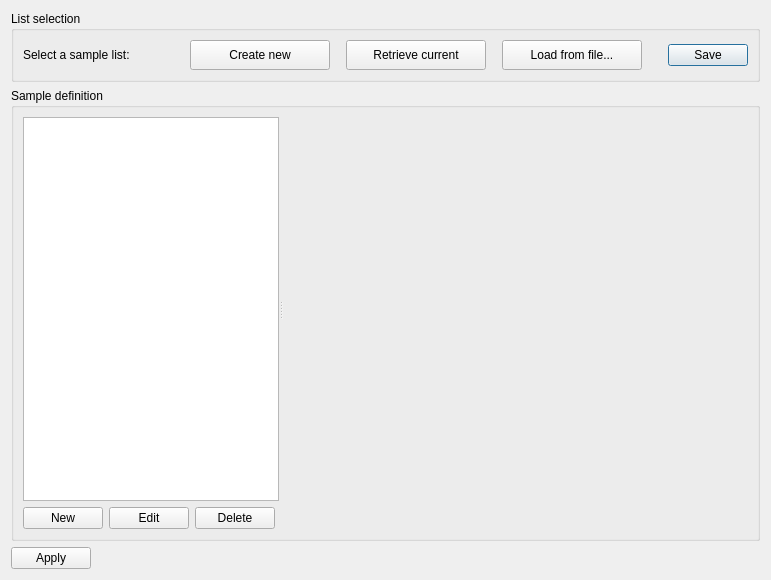
<?xml version="1.0" encoding="UTF-8"?>
<ui version="4.0">
 <class>Dialog</class>
 <widget class="QWidget" name="Dialog">
  <property name="geometry">
   <rect>
    <x>0</x>
    <y>0</y>
    <width>771</width>
    <height>580</height>
   </rect>
  </property>
  <property name="windowTitle">
   <string>Dialog</string>
  </property>
  <layout class="QVBoxLayout" name="verticalLayout">
   <item>
    <widget class="QGroupBox" name="fileGroup">
     <property name="title">
      <string>List selection</string>
     </property>
     <layout class="QHBoxLayout" name="horizontalLayout">
      <item>
       <widget class="QLabel" name="label">
        <property name="text">
         <string>Select a sample list:</string>
        </property>
       </widget>
      </item>
      <item>
       <spacer name="horizontalSpacer_4">
        <property name="orientation">
         <enum>Qt::Horizontal</enum>
        </property>
        <property name="sizeType">
         <enum>QSizePolicy::Expanding</enum>
        </property>
        <property name="sizeHint" stdset="0">
         <size>
          <width>60</width>
          <height>20</height>
         </size>
        </property>
       </spacer>
      </item>
      <item>
       <widget class="QPushButton" name="createBtn">
        <property name="minimumSize">
         <size>
          <width>140</width>
          <height>30</height>
         </size>
        </property>
        <property name="text">
         <string>Create new</string>
        </property>
        <property name="icon">
         <iconset resource="../../../resources/nicos-gui.qrc">
          <normaloff>:/new</normaloff>:/new</iconset>
        </property>
       </widget>
      </item>
      <item>
       <spacer name="horizontalSpacer">
        <property name="orientation">
         <enum>Qt::Horizontal</enum>
        </property>
        <property name="sizeType">
         <enum>QSizePolicy::Fixed</enum>
        </property>
        <property name="sizeHint" stdset="0">
         <size>
          <width>10</width>
          <height>20</height>
         </size>
        </property>
       </spacer>
      </item>
      <item>
       <widget class="QPushButton" name="retrieveBtn">
        <property name="minimumSize">
         <size>
          <width>140</width>
          <height>30</height>
         </size>
        </property>
        <property name="text">
         <string>Retrieve current</string>
        </property>
        <property name="icon">
         <iconset resource="../../../resources/nicos-gui.qrc">
          <normaloff>:/up</normaloff>:/up</iconset>
        </property>
       </widget>
      </item>
      <item>
       <spacer name="horizontalSpacer_5">
        <property name="orientation">
         <enum>Qt::Horizontal</enum>
        </property>
        <property name="sizeType">
         <enum>QSizePolicy::Fixed</enum>
        </property>
        <property name="sizeHint" stdset="0">
         <size>
          <width>10</width>
          <height>20</height>
         </size>
        </property>
       </spacer>
      </item>
      <item>
       <widget class="QPushButton" name="openFileBtn">
        <property name="minimumSize">
         <size>
          <width>140</width>
          <height>30</height>
         </size>
        </property>
        <property name="text">
         <string>Load from file...</string>
        </property>
        <property name="icon">
         <iconset resource="../../../resources/nicos-gui.qrc">
          <normaloff>:/open</normaloff>:/open</iconset>
        </property>
       </widget>
      </item>
      <item>
       <spacer name="horizontalSpacer_2">
        <property name="orientation">
         <enum>Qt::Horizontal</enum>
        </property>
        <property name="sizeType">
         <enum>QSizePolicy::Fixed</enum>
        </property>
        <property name="sizeHint" stdset="0">
         <size>
          <width>20</width>
          <height>20</height>
         </size>
        </property>
       </spacer>
      </item>
      <item>
       <widget class="QDialogButtonBox" name="saveButton">
        <property name="orientation">
         <enum>Qt::Horizontal</enum>
        </property>
        <property name="standardButtons">
         <set>QDialogButtonBox::Save</set>
        </property>
       </widget>
      </item>
     </layout>
     <zorder>openFileBtn</zorder>
     <zorder>createBtn</zorder>
     <zorder>label</zorder>
     <zorder>horizontalSpacer_2</zorder>
     <zorder>horizontalSpacer_4</zorder>
     <zorder>retrieveBtn</zorder>
     <zorder>horizontalSpacer</zorder>
     <zorder>horizontalSpacer_5</zorder>
     <zorder>saveButton</zorder>
    </widget>
   </item>
   <item>
    <widget class="QGroupBox" name="sampleGroup">
     <property name="sizePolicy">
      <sizepolicy hsizetype="Preferred" vsizetype="Preferred">
       <horstretch>0</horstretch>
       <verstretch>1</verstretch>
      </sizepolicy>
     </property>
     <property name="title">
      <string>Sample definition</string>
     </property>
     <layout class="QVBoxLayout" name="verticalLayout_2">
      <item>
       <widget class="QSplitter" name="splitter">
        <property name="sizePolicy">
         <sizepolicy hsizetype="Expanding" vsizetype="Expanding">
          <horstretch>0</horstretch>
          <verstretch>0</verstretch>
         </sizepolicy>
        </property>
        <property name="orientation">
         <enum>Qt::Horizontal</enum>
        </property>
        <widget class="QListWidget" name="list"/>
        <widget class="QFrame" name="frame">
         <property name="sizePolicy">
          <sizepolicy hsizetype="Preferred" vsizetype="Preferred">
           <horstretch>1</horstretch>
           <verstretch>0</verstretch>
          </sizepolicy>
         </property>
         <property name="frameShape">
          <enum>QFrame::NoFrame</enum>
         </property>
         <property name="frameShadow">
          <enum>QFrame::Raised</enum>
         </property>
        </widget>
       </widget>
      </item>
      <item>
       <layout class="QHBoxLayout" name="horizontalLayout_2">
        <item>
         <widget class="QPushButton" name="newBtn">
          <property name="text">
           <string>New</string>
          </property>
         </widget>
        </item>
        <item>
         <widget class="QPushButton" name="editBtn">
          <property name="text">
           <string>Edit</string>
          </property>
         </widget>
        </item>
        <item>
         <widget class="QPushButton" name="delBtn">
          <property name="text">
           <string>Delete</string>
          </property>
         </widget>
        </item>
        <item>
         <spacer name="horizontalSpacer_3">
          <property name="orientation">
           <enum>Qt::Horizontal</enum>
          </property>
          <property name="sizeHint" stdset="0">
           <size>
            <width>40</width>
            <height>20</height>
           </size>
          </property>
         </spacer>
        </item>
       </layout>
      </item>
     </layout>
    </widget>
   </item>
   <item>
    <widget class="QDialogButtonBox" name="applyButton">
     <property name="layoutDirection">
      <enum>Qt::RightToLeft</enum>
     </property>
     <property name="orientation">
      <enum>Qt::Horizontal</enum>
     </property>
     <property name="standardButtons">
      <set>QDialogButtonBox::Apply</set>
     </property>
    </widget>
   </item>
  </layout>
  <action name="actionCopyDetOffset">
   <property name="text">
    <string>Detector offset</string>
   </property>
  </action>
  <action name="actionCopyAperture">
   <property name="text">
    <string>Aperture settings</string>
   </property>
  </action>
  <action name="actionCopyThickness">
   <property name="text">
    <string>Thickness</string>
   </property>
  </action>
  <action name="actionCopyTimeFactor">
   <property name="text">
    <string>Time factor</string>
   </property>
  </action>
  <action name="actionCopyAll">
   <property name="text">
    <string>All of the above</string>
   </property>
  </action>
  <action name="actionEmpty">
   <property name="text">
    <string>Empty</string>
   </property>
  </action>
  <action name="actionGenerate">
   <property name="icon">
    <iconset resource="../../../resources/nicos-gui.qrc">
     <normaloff>:/table</normaloff>:/table</iconset>
   </property>
   <property name="text">
    <string>Generate...</string>
   </property>
  </action>
 </widget>
 <resources>
  <include location="../../../resources/nicos-gui.qrc"/>
 </resources>
 <connections/>
</ui>
